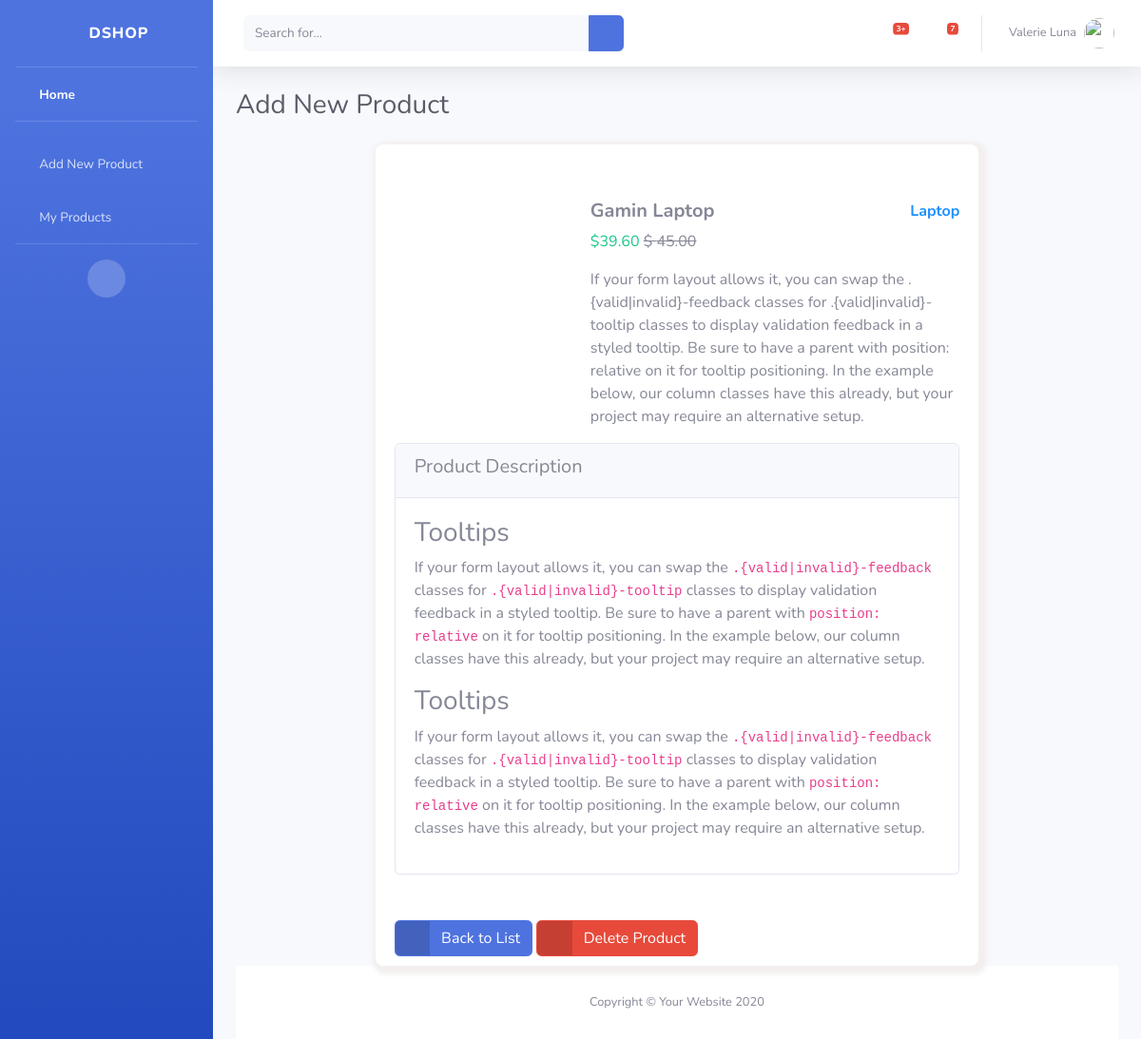
Screenshot of /dashboard/my-product-details/gamin-laptop-54829912 (signed in) with the database file from the repository.
### shop/models.py (models this page shows, shortened)
class Product(models.Model):
    seller = models.ForeignKey(
        User, default=1, on_delete=models.CASCADE, related_name="seller_product")
    title = models.CharField(max_length=100, blank=False,
                             null=False, verbose_name="Product Title")
    slug = models.SlugField(max_length=100, blank=True, null=True)
    category = models.ForeignKey(Category, on_delete=models.CASCADE, related_name="product_category",
                                 blank=False, null=False, verbose_name="Product Category")
    price = models.DecimalField(max_digits=6, decimal_places=2, default=0.00,
                                blank=False, null=False, verbose_name="Product Price")
    discount_percentage = models.IntegerField(
        blank=True, null=True, help_text="Enter the number for discount percentage like 45", validators=[MinValueValidator(1), MaxValueValidator(100)])
    discount_price = models.DecimalField(
        max_digits=6, decimal_places=2, default=0.00, blank=True, null=True, verbose_name="Discount Price", help_text="Please leave this field as blank it will be filled automatically based on your discount percentage")
    feature_image = models.ImageField(
        upload_to="product_featured_images/", blank=False, null=False, verbose_name="Featured Image")
    short_description = models.TextField(
        verbose_name="Short Description", blank=False, null=False)
    long_description = RichTextField()
    is_featured = models.BooleanField(
        default=False, verbose_name="Featured Product")
    is_sale = models.BooleanField(default=False, verbose_name="On Sale")
    created_date = models.DateTimeField(auto_now_add=True)
    updated_date = models.DateTimeField(auto_now=True)
    def get_discount_price(self):
        return self.price - self.discount_price
    class Meta:
        verbose_name = "Product"
        verbose_name_plural = "Products"

class Category(models.Model):
    name = models.CharField(max_length=50, blank=False,
                            null=False, verbose_name="Category Name")
    created_date = models.DateTimeField(auto_now_add=True)
    class Meta:
        verbose_name = "Category"
        verbose_name_plural = "Categories"

### accounts/views.py (the view)
def user_product_details(request, slug):
    product = Product.objects.get(seller=request.user, slug=slug)
    context = {
        'product': product
    }
    return render(request, "accounts/user-product-details.html", context)

### accounts/templates/accounts/user-product-details.html (shortened to what this page needs)
{% extends 'accounts/base.html' %}
{% load widget_tweaks %}
{% block content %}
<div class="container-fluid">
    <div class="d-sm-flex align-items-center justify-content-between mb-4">
        <h1 class="h3 mb-0 text-gray-800">Add New Product</h1>
    </div>
    <div class="row">
        <div class="col-md-8 offset-md-2"
            style="background-color: #fff; padding:10px 20px; border-radius: 8px; box-shadow: 3px 3px 5px 6px rgb(243, 239, 239);">
            <div class="row">
                <div class="col-md-4">
                </div>
                <div class="col-md-8 mt-5">
                    <span class="float-right"><b style="color: dodgerblue;">{{product.category.name}}</b></span>
                    <h5><b>{{product.title}}</b></h5>
                    <div class="price-box pt-20 mt-2">
                        {% if product.discount_price %}
                        <span class="new-price new-price-2 text-success"
                            title="{{product.discount_percentage}}% off">${{product.get_discount_price}}</span>
                        <span class="new-price new-price-2" style="text-decoration: line-through;">$
                            {{product.price}}</span>
                        {% else %}
                        <span class="new-price new-price-2" title="{{product.price}}">${{product.price}}</span>
                        {% endif %}
                    </div>
                    <p class="mt-3">{{product.short_description}}</p>
                </div>
            </div>
            <div class="card">
                <div class="card-header">
                    <h5>Product Description</h5>
                </div>
                <div class="card-body">
                    {{product.long_description|safe}}
                </div>
            </div>
            <a href="{% url 'user-products' %}" class="btn btn-primary btn-icon-split mt-5">
                <span class="icon text-white-50">
                    <i class="fas fa-arrow-left"></i>
                </span>
                <span class="text">Back to List</span>
            </a>
            <a href="{% url 'delete-user-product' product.slug %}" class="btn btn-danger btn-icon-split mt-5">
                <span class="icon text-white-50">
                    <i class="fas fa-trash"></i>
                </span>
                <span class="text">Delete Product</span>
            </a>
        </div>
    </div>
    {% endblock %}

### rows the page displays
Product: category.name "Laptop", title "Gamin Laptop", get_discount_price "39.60", price "45.00", short_description "If your form layout allows it, you can swap the .{valid|invalid}-feedback classes for .{valid|invalid}-tooltip classes to display validation feedback in a styled tooltip. Be sure to have a parent with position: relative on it for tooltip positioning. In the example below, our column classes have this already, but your project may require an alternative setup.", long_description "Tooltips If your form layout allows it, you can swap the .{valid|invalid}-feedback classes for .{valid|invalid}-tooltip classes to display validation feedback in a styled tooltip. Be sure to have a parent with position: relative on it for tooltip positioning. In the example below, our column classes have this already, but your project may require an alternative setup. Tooltips If your form layout allows it, you can swap the .{valid|invalid}-feedback classes for .{valid|invalid}-tooltip classes to display validation feedback in a styled tooltip. Be sure to have a parent with position: relative on it for tooltip positioning. In the example below, our column classes have this already, but your…"
